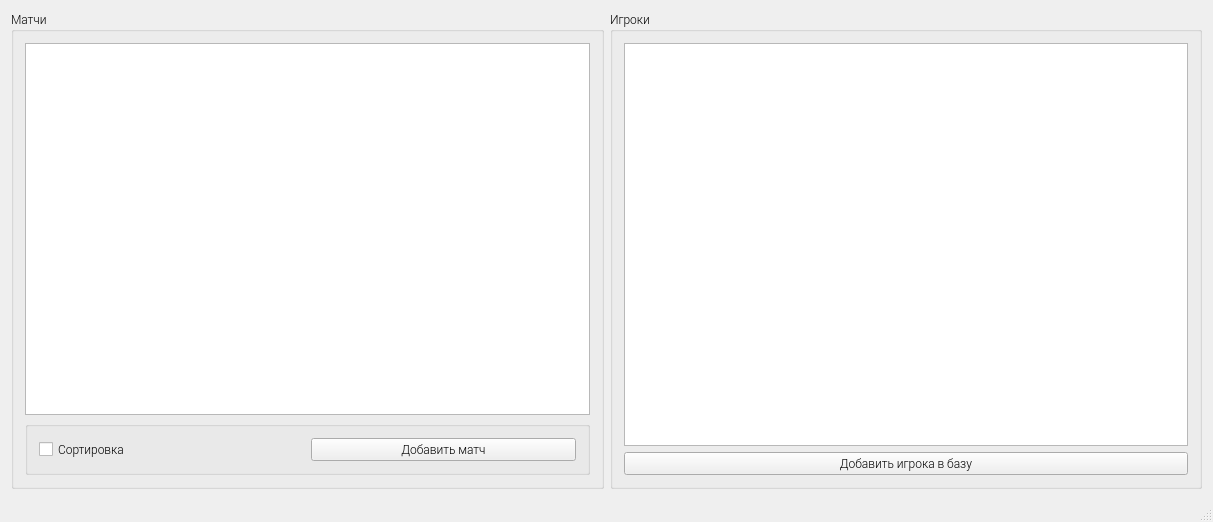
<?xml version="1.0" encoding="UTF-8"?>
<ui version="4.0">
 <class>MainWindow</class>
 <widget class="QMainWindow" name="MainWindow">
  <property name="geometry">
   <rect>
    <x>0</x>
    <y>0</y>
    <width>1213</width>
    <height>522</height>
   </rect>
  </property>
  <property name="font">
   <font>
    <family>Roboto Light</family>
   </font>
  </property>
  <property name="cursor">
   <cursorShape>CrossCursor</cursorShape>
  </property>
  <property name="windowTitle">
   <string>MainWindow</string>
  </property>
  <property name="styleSheet">
   <string notr="true"/>
  </property>
  <property name="unifiedTitleAndToolBarOnMac">
   <bool>false</bool>
  </property>
  <widget class="QWidget" name="centralWidget">
   <layout class="QHBoxLayout" name="horizontalLayout">
    <item>
     <widget class="QGroupBox" name="groupBox_2">
      <property name="title">
       <string>Матчи</string>
      </property>
      <layout class="QGridLayout" name="gridLayout_2">
       <item row="0" column="0">
        <widget class="QTableView" name="matchTableView"/>
       </item>
       <item row="1" column="0">
        <widget class="QGroupBox" name="groupBox_3">
         <property name="title">
          <string/>
         </property>
         <layout class="QGridLayout" name="gridLayout_3">
          <item row="0" column="1">
           <widget class="QPushButton" name="addMatchButton">
            <property name="text">
             <string>Добавить матч</string>
            </property>
           </widget>
          </item>
          <item row="0" column="0">
           <widget class="QCheckBox" name="sortButton">
            <property name="text">
             <string>Сортировка</string>
            </property>
           </widget>
          </item>
         </layout>
        </widget>
       </item>
      </layout>
     </widget>
    </item>
    <item>
     <widget class="QGroupBox" name="groupBox">
      <property name="title">
       <string>Игроки</string>
      </property>
      <layout class="QGridLayout" name="gridLayout">
       <item row="1" column="0">
        <widget class="QPushButton" name="addDeviceButton">
         <property name="text">
          <string>Добавить игрока в базу</string>
         </property>
        </widget>
       </item>
       <item row="0" column="0">
        <widget class="QTableView" name="deviceTableView"/>
       </item>
      </layout>
     </widget>
    </item>
   </layout>
  </widget>
  <widget class="QMenuBar" name="menuBar">
   <property name="geometry">
    <rect>
     <x>0</x>
     <y>0</y>
     <width>1213</width>
     <height>26</height>
    </rect>
   </property>
  </widget>
  <widget class="QStatusBar" name="statusBar"/>
 </widget>
 <layoutdefault spacing="6" margin="11"/>
 <resources/>
 <connections/>
</ui>
